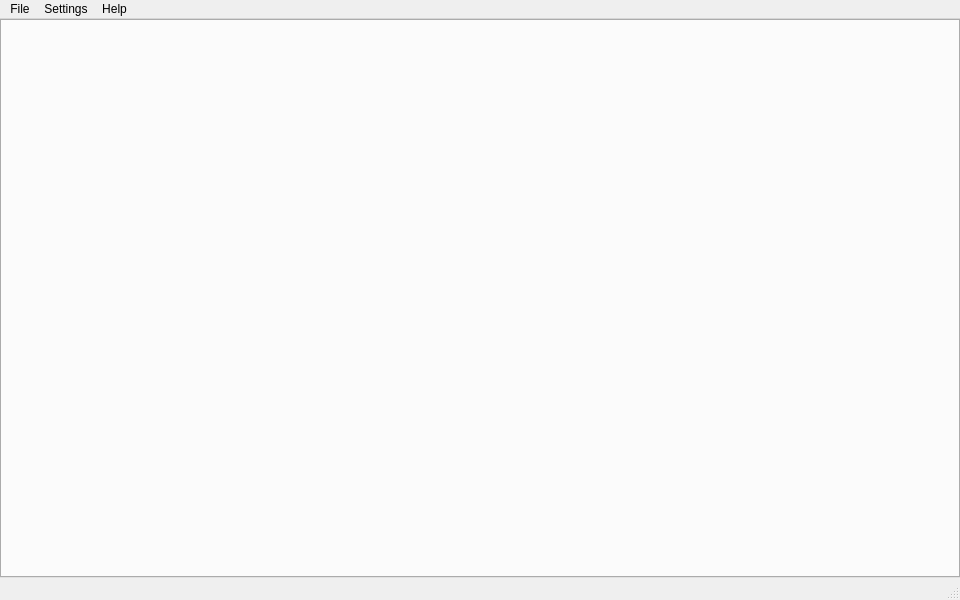
<?xml version="1.0" encoding="UTF-8"?>
<ui version="4.0">
 <class>MainWindow</class>
 <widget class="QMainWindow" name="MainWindow">
  <property name="geometry">
   <rect>
    <x>0</x>
    <y>0</y>
    <width>960</width>
    <height>600</height>
   </rect>
  </property>
  <property name="windowTitle">
   <string>MIB Studio Qt Scaffold</string>
  </property>
  <widget class="QWidget" name="centralwidget">
   <layout class="QVBoxLayout" name="verticalLayout">
    <property name="leftMargin">
     <number>0</number>
    </property>
    <property name="topMargin">
     <number>0</number>
    </property>
    <property name="rightMargin">
     <number>0</number>
    </property>
    <property name="bottomMargin">
     <number>0</number>
    </property>
    <item>
     <widget class="QTabWidget" name="tabs">
      <property name="currentIndex">
       <number>0</number>
      </property>
     </widget>
    </item>
   </layout>
  </widget>
  <widget class="QMenuBar" name="menubar">
   <property name="geometry">
    <rect>
     <x>0</x>
     <y>0</y>
     <width>960</width>
     <height>22</height>
    </rect>
   </property>
   <widget class="QMenu" name="fileMenu">
    <property name="title">
     <string>File</string>
    </property>
    <addaction name="exitAct"/>
   </widget>
   <widget class="QMenu" name="settingsMenu">
    <property name="title">
     <string>Settings</string>
    </property>
    <addaction name="appConfigAct"/>
    <addaction name="processingSettingsAct"/>
    <addaction name="monitoringSettingsAct"/>
    <addaction name="conversionFactorAct"/>
   </widget>
   <widget class="QMenu" name="helpMenu">
    <property name="title">
     <string>Help</string>
    </property>
    <addaction name="aboutAct"/>
    <addaction name="checkUpdatesAct"/>
   </widget>
   <addaction name="fileMenu"/>
   <addaction name="settingsMenu"/>
   <addaction name="helpMenu"/>
  </widget>
  <widget class="QStatusBar" name="statusbar"/>
  <action name="exitAct">
   <property name="text">
    <string>Exit</string>
   </property>
  </action>
  <action name="appConfigAct">
   <property name="text">
    <string>App Config...</string>
   </property>
  </action>
  <action name="processingSettingsAct">
   <property name="text">
    <string>Processing Settings...</string>
   </property>
  </action>
  <action name="monitoringSettingsAct">
   <property name="text">
    <string>Monitoring Settings...</string>
   </property>
  </action>
  <action name="conversionFactorAct">
   <property name="text">
    <string>Pixel to Micron Conversion...</string>
   </property>
  </action>
  <action name="aboutAct">
   <property name="text">
    <string>About</string>
   </property>
  </action>
  <action name="checkUpdatesAct">
   <property name="text">
    <string>Check for Updates...</string>
   </property>
  </action>
 </widget>
 <resources/>
</ui>
